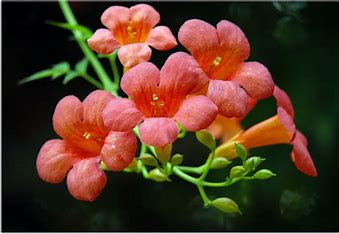
#> input picture Picture/lingxiaohua.jpg, 339 x 234 px
$ python Histogram_cumulative.py
#> lines starting #> are read from the running program, lines starting #| are printed output that depends on the picture
import cv2 as cv
import matplotlib.pyplot as plt
import numpy as np
from skimage import exposure
from pylab import mpl

mpl.rcParams["font.sans-serif"] = ["SimHei"]


def calhist_plt():
    img = cv.imread("../Picture/lingxiaohua.jpg", cv.IMREAD_COLOR)
#> img is the input picture: shape (234, 339, 3); mean B, G, R 37.4, 56, 82.6
    img_RGB = cv.cvtColor(img, cv.COLOR_BGR2RGB)

    plt.figure(figsize=(12, 6))
    plt.title("使用matplotlib计算直方图", fontdict={'size': 20})

    plt.subplot(1, 2, 1)
    plt.imshow(img_RGB)
    plt.title("图片凌霄花", fontdict={'size': 15})
    plt.axis(False)

    plt.subplot(1, 2, 2)
    plt.hist(img_RGB[:, :, 0].ravel(), bins=256, color='r')
    plt.hist(img_RGB[:, :, 1].ravel(), bins=256, color='g')
    plt.hist(img_RGB[:, :, 2].ravel(), bins=256, color='b')
    plt.title("颜色通道灰度图像直方图", fontdict={'size': 15})
    plt.xlabel("灰度值", fontdict={'size': 15})
    plt.ylabel("像素频数", fontdict={'size': 15})

    plt.show()
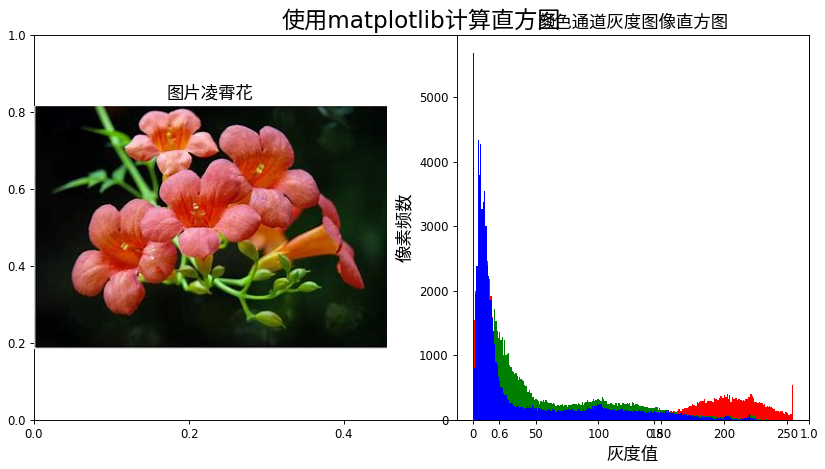
#> figure drawn by matplotlib, 2 panels; panel 2: tallest bar 2871 high, from x = 6.97 to 7.97; panel 2: tallest bar 1720 high, from x = 16.93 to 17.93; panel 2: tallest bar 5681 high, from x = 0 to 0.996


def calhist_cv():
    img = cv.imread("../Picture/lingxiaohua.jpg", cv.IMREAD_COLOR)
    img_RGB = cv.cvtColor(img, cv.COLOR_BGR2RGB)

    hist_r = cv.calcHist([img_RGB], [0], None, [256], [0, 256])
#> hist_r = 256 values, max 2871 at index 7, min 51 at index 53, mean 309.9
    hist_g = cv.calcHist([img_RGB], [1], None, [256], [0, 256])
#> hist_g = 256 values, max 1720 at index 17, min 0 at index 252, mean 309.9
    hist_b = cv.calcHist([img_RGB], [2], None, [256], [0, 256])
#> hist_b = 256 values, max 5681 at index 0, min 0 at index 233, mean 309.9

    plt.figure(figsize=(12, 6))
    plt.title("使用opencv计算的直方图", fontdict={'size': 20})

    plt.subplot(1, 2, 1)
    plt.imshow(img_RGB)
    plt.title("图片凌霄花", fontdict={'size': 15})
    plt.axis(False)

    plt.subplot(1, 2, 2)
    plt.plot(hist_r, color='r')
    plt.plot(hist_g, color='g')
    plt.plot(hist_b, color='b')
    plt.title("彩色图像直方图", fontdict={'size': 15})
    plt.xlabel("灰度值", fontdict={'size': 15})
    plt.ylabel("像素频数", fontdict={'size': 15})

    plt.show()
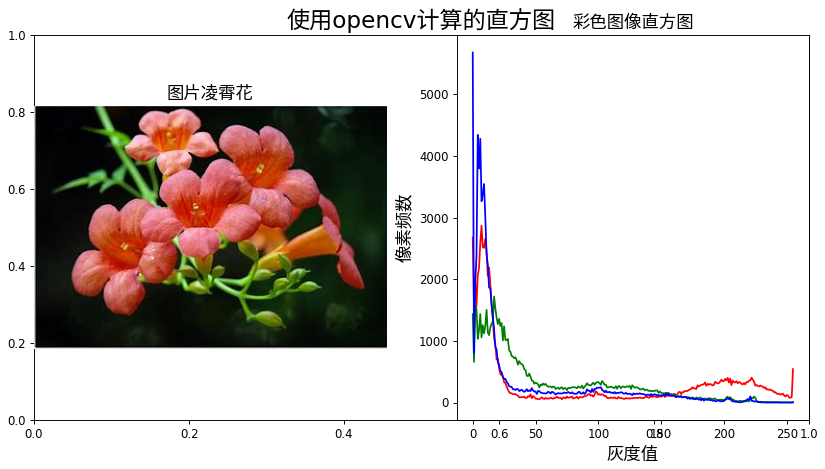
#> figure drawn by matplotlib, 2 panels; panel 2: curve peaks at x = 7, y = 2871; panel 2: curve peaks at x = 17, y = 1720; panel 2: curve peaks at x = 0, y = 5681


def calhist_np():
    img = cv.imread("../Picture/lingxiaohua.jpg", cv.IMREAD_COLOR)
    img_RGB = cv.cvtColor(img, cv.COLOR_BGR2RGB)

    hist_r, bin_edges = np.histogram(img_RGB[:, :, 0], 256, range=(0.0, 255.0))
#> bin_edges = 257 values from 0 to 255
    hist_g, bin_edges = np.histogram(img_RGB[:, :, 1], 256, range=(0.0, 255.0))
    hist_b, bin_edges = np.histogram(img_RGB[:, :, 2], 256, range=(0.0, 255.0))

    cdf_r = np.cumsum(hist_r / img.size)
#> cdf_r = 256 values from 0.0112 to 0.333
    cdf_g = np.cumsum(hist_g / img.size)
#> cdf_g = 256 values from 0.00603 to 0.333
    cdf_b = np.cumsum(hist_b / img.size)
#> cdf_b = 256 values from 0.0239 to 0.333

    plt.figure(figsize=(18, 6))
    plt.title("使用numpy计算的直方图和累积直方图", fontdict={'size': 20})

    plt.subplot(1, 3, 1)
    plt.imshow(img_RGB)
    plt.title("图片凌霄花", fontdict={'size': 15})
    plt.axis(False)

    plt.subplot(1, 3, 2)
    plt.plot(hist_r, color='r')
    plt.plot(hist_g, color='g')
    plt.plot(hist_b, color='b')
    plt.title("彩色图像直方图", fontdict={'size': 15})
    plt.xlabel("灰度值", fontdict={'size': 15})
    plt.ylabel("像素频数", fontdict={'size': 15})

    plt.subplot(1, 3, 3)
    plt.plot(cdf_r, color='r')
    plt.plot(cdf_g, color='g')
    plt.plot(cdf_b, color='b')
    plt.title("累计直方图", fontdict={'size': 15})
    plt.xlabel("灰度值", fontdict={'size': 15})
    plt.ylabel("像素累计相对频数", fontdict={'size': 15})

    plt.show()
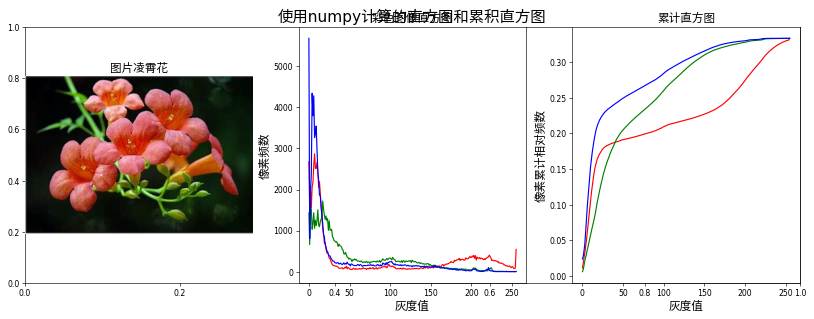
#> figure drawn by matplotlib, 3 panels; panel 2: curve peaks at x = 7, y = 2871; panel 2: curve peaks at x = 17, y = 1720; panel 2: curve peaks at x = 0, y = 5681; panel 3: curve peaks at x = 255, y = 0.333


def calhist_sk():
    img = cv.imread("../Picture/lingxiaohua.jpg", cv.IMREAD_COLOR)
    img_RGB = cv.cvtColor(img, cv.COLOR_BGR2RGB)

    hist_r, bin_centers = exposure.histogram(img_RGB[:, :, 0], nbins=256, source_range='dtype', normalize=False)
#> bin_centers = 256 values from 0 to 255
    hist_g, bin_centers = exposure.histogram(img_RGB[:, :, 1], nbins=256, source_range='dtype', normalize=False)
    hist_b, bin_centers = exposure.histogram(img_RGB[:, :, 2], nbins=256, source_range='dtype', normalize=False)

    cdf_r, bin_centers = exposure.cumulative_distribution(img_RGB[:, :, 0], nbins=256)
#> cdf_r = 256 values from 0.0337 to 1
    cdf_g, bin_centers = exposure.cumulative_distribution(img_RGB[:, :, 1], nbins=256)
#> cdf_g = 256 values from 0.0181 to 1
    cdf_b, bin_centers = exposure.cumulative_distribution(img_RGB[:, :, 2], nbins=256)
#> cdf_b = 256 values from 0.0716 to 1

    plt.figure(figsize=(30, 12))
#> (the run stopped early here; a loop or call above may not have finished)

$ run again, with Picture/cat2.jpg copied over Picture/lingxiaohua.jpg
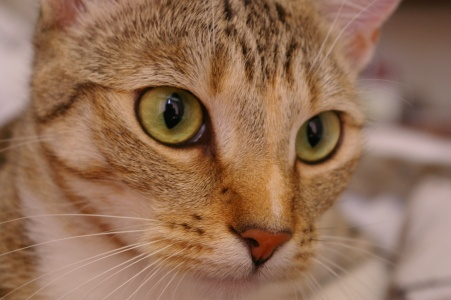
#> input picture Picture/cat2.jpg, 451 x 300 px
#> in calhist_plt, img is the input picture: shape (300, 451, 3); mean B, G, R 86.8, 111.4, 147.7
#> in calhist_cv, `hist_r = cv.calcHist([img_RGB], [0], None, [256], [0, 256])`: hist_r = 256 values, max 2011 at index 153, min 0 at index 0, mean 528.5
#> in calhist_cv, `hist_g = cv.calcHist([img_RGB], [1], None, [256], [0, 256])`: hist_g = 256 values, max 1887 at index 117, min 0 at index 0, mean 528.5
#> in calhist_cv, `hist_b = cv.calcHist([img_RGB], [2], None, [256], [0, 256])`: hist_b = 256 values, max 1568 at index 100, min 0 at index 188, mean 528.5
#> in calhist_cv, `plt.show()`:
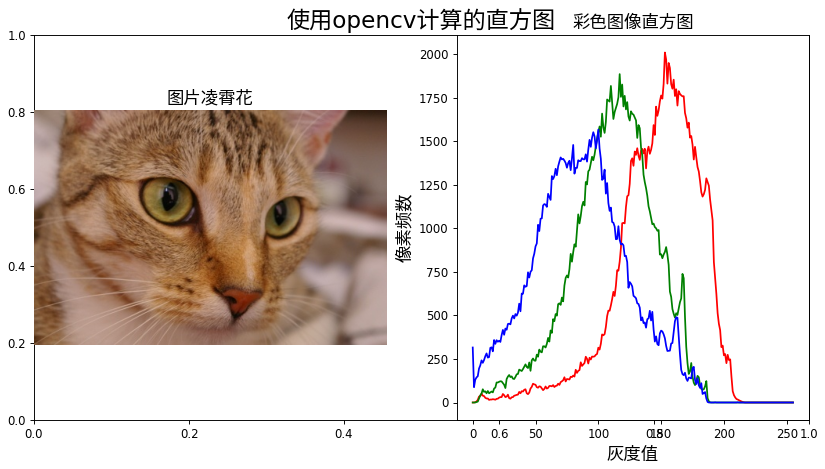
#> figure drawn by matplotlib, 2 panels; panel 2: curve peaks at x = 153, y = 2011; panel 2: curve peaks at x = 117, y = 1887; panel 2: curve peaks at x = 100, y = 1568
#> in calhist_np, `hist_r, bin_edges = np.histogram(img_RGB[:, :, 0], 256, range=(0.0, 25..`: bin_edges = 257 values from 0 to 255
#> in calhist_np, `cdf_r = np.cumsum(hist_r / img.size)`: cdf_r = 256 values from 0 to 0.333
#> in calhist_np, `cdf_b = np.cumsum(hist_b / img.size)`: cdf_b = 256 values from 0.000779 to 0.333
#> in calhist_np, `plt.show()`:
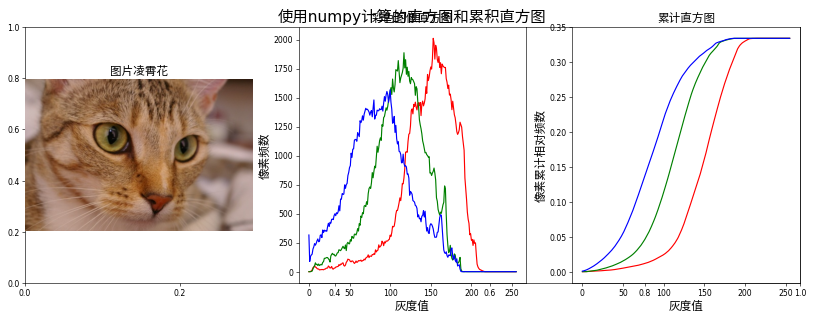
#> figure drawn by matplotlib, 3 panels; panel 2: curve peaks at x = 153, y = 2011; panel 2: curve peaks at x = 117, y = 1887; panel 2: curve peaks at x = 100, y = 1568; panel 3: curve peaks at x = 216, y = 0.333
#> in calhist_sk, `hist_r, bin_centers = exposure.histogram(img_RGB[:, :, 0], nbins=256, ..`: bin_centers = 256 values from 0 to 255
#> in calhist_sk, `cdf_r, bin_centers = exposure.cumulative_distribution(img_RGB[:, :, 0]..`: cdf_r = 215 values from 1.48e-05 to 1; bin_centers = 215 values from 2 to 216
#> in calhist_sk, `cdf_g, bin_centers = exposure.cumulative_distribution(img_RGB[:, :, 1]..`: cdf_g = 187 values from 2.22e-05 to 1; bin_centers = 187 values from 3 to 189
#> in calhist_sk, `cdf_b, bin_centers = exposure.cumulative_distribution(img_RGB[:, :, 2]..`: cdf_b = 212 values from 0.00234 to 1; bin_centers = 212 values from 0 to 211
